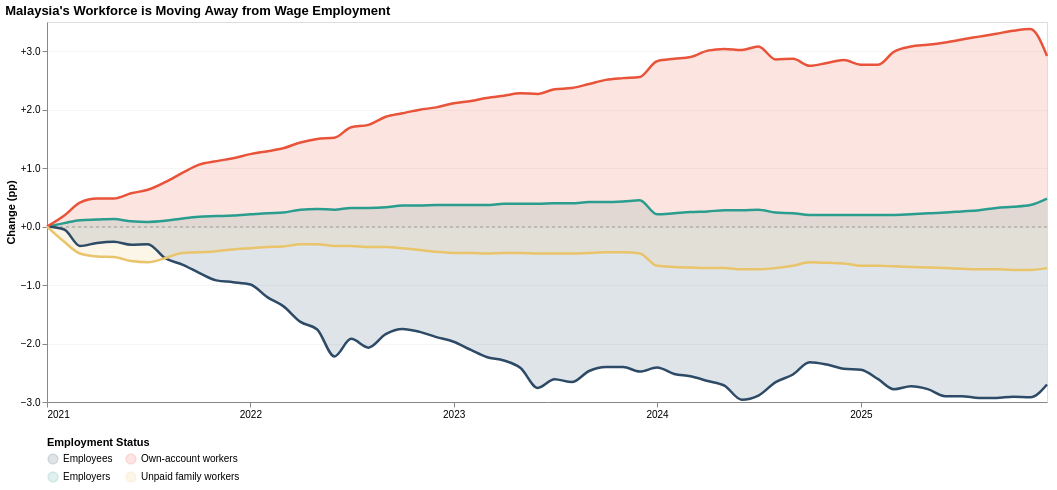

Specify this chart in Vega-Lite:
### Vega-Lite specification from a JSON file in a GitHub repository (floating-point values rounded to 4 significant figures)
{"$schema": "https://vega.github.io/schema/vega-lite/v5.json", "title": {"text": "Malaysia's Workforce is Moving Away from Wage Employment", "anchor": "start"}, "data": {"values": [{"variable": "share", "date": "2021-01-01", "employed": 100.0, "employed_employer": 3.09, "employed_employee": 77.84, "employed_own_account": 15.73, "employed_unpaid_family": 3.46}, {"variable": "share", "date": "2021-02-01", "employed": 100.0, "employed_employer": 3.15, "employed_employee": 77.79, "employed_own_account": 15.92, "employed_unpaid_family": 3.2}, {"variable": "share", "date": "2021-03-01", "employed": 100.0, "employed_employer": 3.2, "employed_employee": 77.51, "employed_own_account": 16.14, "employed_unpaid_family": 3.0}, {"variable": "share", "date": "2021-04-01", "employed": 100.0, "employed_employer": 3.21, "employed_employee": 77.56, "employed_own_account": 16.21, "employed_unpaid_family": 2.95}, {"variable": "share", "date": "2021-05-01", "employed": 100.0, "employed_employer": 3.22, "employed_employee": 77.58, "employed_own_account": 16.21, "employed_unpaid_family": 2.94}, {"variable": "share", "date": "2021-06-01", "employed": 100.0, "employed_employer": 3.18, "employed_employee": 77.53, "employed_own_account": 16.3, "employed_unpaid_family": 2.87}, {"variable": "share", "date": "2021-07-01", "employed": 100.0, "employed_employer": 3.17, "employed_employee": 77.54, "employed_own_account": 16.36, "employed_unpaid_family": 2.85}, {"variable": "share", "date": "2021-08-01", "employed": 100.0, "employed_employer": 3.19, "employed_employee": 77.3, "employed_own_account": 16.49, "employed_unpaid_family": 2.92}, {"variable": "share", "date": "2021-09-01", "employed": 100.0, "employed_employer": 3.23, "employed_employee": 77.19, "employed_own_account": 16.65, "employed_unpaid_family": 3.01}, {"variable": "share", "date": "2021-10-01", "employed": 100.0, "employed_employer": 3.26, "employed_employee": 77.05, "employed_own_account": 16.79, "employed_unpaid_family": 3.02}, {"variable": "share", "date": "2021-11-01", "employed": 100.0, "employed_employer": 3.27, "employed_employee": 76.92, "employed_own_account": 16.85, "employed_unpaid_family": 3.04}, {"variable": "share", "date": "2021-12-01", "employed": 100.0, "employed_employer": 3.28, "employed_employee": 76.89, "employed_own_account": 16.9, "employed_unpaid_family": 3.07}, {"variable": "share", "date": "2022-01-01", "employed": 100.0, "employed_employer": 3.3, "employed_employee": 76.85, "employed_own_account": 16.97, "employed_unpaid_family": 3.09}, {"variable": "share", "date": "2022-02-01", "employed": 100.0, "employed_employer": 3.32, "employed_employee": 76.63, "employed_own_account": 17.02, "employed_unpaid_family": 3.11}, {"variable": "share", "date": "2022-03-01", "employed": 100.0, "employed_employer": 3.33, "employed_employee": 76.48, "employed_own_account": 17.07, "employed_unpaid_family": 3.12}, {"variable": "share", "date": "2022-04-01", "employed": 100.0, "employed_employer": 3.38, "employed_employee": 76.21, "employed_own_account": 17.17, "employed_unpaid_family": 3.16}, {"variable": "share", "date": "2022-05-01", "employed": 100.0, "employed_employer": 3.39, "employed_employee": 76.08, "employed_own_account": 17.23, "employed_unpaid_family": 3.16}, {"variable": "share", "date": "2022-06-01", "employed": 100.0, "employed_employer": 3.38, "employed_employee": 75.62, "employed_own_account": 17.25, "employed_unpaid_family": 3.13}, {"variable": "share", "date": "2022-07-01", "employed": 100.0, "employed_employer": 3.41, "employed_employee": 75.92, "employed_own_account": 17.43, "employed_unpaid_family": 3.13}, {"variable": "share", "date": "2022-08-01", "employed": 100.0, "employed_employer": 3.41, "employed_employee": 75.77, "employed_own_account": 17.47, "employed_unpaid_family": 3.11}, {"variable": "share", "date": "2022-09-01", "employed": 100.0, "employed_employer": 3.42, "employed_employee": 76.0, "employed_own_account": 17.61, "employed_unpaid_family": 3.11}, {"variable": "share", "date": "2022-10-01", "employed": 100.0, "employed_employer": 3.45, "employed_employee": 76.09, "employed_own_account": 17.67, "employed_unpaid_family": 3.09}, {"variable": "share", "date": "2022-11-01", "employed": 100.0, "employed_employer": 3.45, "employed_employee": 76.04, "employed_own_account": 17.73, "employed_unpaid_family": 3.06}, {"variable": "share", "date": "2022-12-01", "employed": 100.0, "employed_employer": 3.46, "employed_employee": 75.95, "employed_own_account": 17.77, "employed_unpaid_family": 3.03}, {"variable": "share", "date": "2023-01-01", "employed": 100.0, "employed_employer": 3.46, "employed_employee": 75.87, "employed_own_account": 17.84, "employed_unpaid_family": 3.01}, {"variable": "share", "date": "2023-02-01", "employed": 100.0, "employed_employer": 3.46, "employed_employee": 75.73, "employed_own_account": 17.88, "employed_unpaid_family": 3.01}, {"variable": "share", "date": "2023-03-01", "employed": 100.0, "employed_employer": 3.46, "employed_employee": 75.61, "employed_own_account": 17.93, "employed_unpaid_family": 3.0}, {"variable": "share", "date": "2023-04-01", "employed": 100.0, "employed_employer": 3.48, "employed_employee": 75.55, "employed_own_account": 17.97, "employed_unpaid_family": 3.01}, {"variable": "share", "date": "2023-05-01", "employed": 100.0, "employed_employer": 3.48, "employed_employee": 75.42, "employed_own_account": 18.01, "employed_unpaid_family": 3.01}, {"variable": "share", "date": "2023-06-01", "employed": 100.0, "employed_employer": 3.48, "employed_employee": 75.08, "employed_own_account": 18.0, "employed_unpaid_family": 3.0}, {"variable": "share", "date": "2023-07-01", "employed": 100.0, "employed_employer": 3.49, "employed_employee": 75.23, "employed_own_account": 18.08, "employed_unpaid_family": 3.0}, {"variable": "share", "date": "2023-08-01", "employed": 100.0, "employed_employer": 3.49, "employed_employee": 75.18, "employed_own_account": 18.1, "employed_unpaid_family": 3.0}, {"variable": "share", "date": "2023-09-01", "employed": 100.0, "employed_employer": 3.51, "employed_employee": 75.37, "employed_own_account": 18.17, "employed_unpaid_family": 3.01}, {"variable": "share", "date": "2023-10-01", "employed": 100.0, "employed_employer": 3.51, "employed_employee": 75.44, "employed_own_account": 18.24, "employed_unpaid_family": 3.02}, {"variable": "share", "date": "2023-11-01", "employed": 100.0, "employed_employer": 3.52, "employed_employee": 75.44, "employed_own_account": 18.27, "employed_unpaid_family": 3.02}, {"variable": "share", "date": "2023-12-01", "employed": 100.0, "employed_employer": 3.54, "employed_employee": 75.36, "employed_own_account": 18.29, "employed_unpaid_family": 3.0}, {"variable": "share", "date": "2024-01-01", "employed": 100.0, "employed_employer": 3.3, "employed_employee": 75.43, "employed_own_account": 18.56, "employed_unpaid_family": 2.79}, {"variable": "share", "date": "2024-02-01", "employed": 100.0, "employed_employer": 3.32, "employed_employee": 75.32, "employed_own_account": 18.6, "employed_unpaid_family": 2.77}, {"variable": "share", "date": "2024-03-01", "employed": 100.0, "employed_employer": 3.34, "employed_employee": 75.28, "employed_own_account": 18.63, "employed_unpaid_family": 2.76}, {"variable": "share", "date": "2024-04-01", "employed": 100.0, "employed_employer": 3.35, "employed_employee": 75.2, "employed_own_account": 18.74, "employed_unpaid_family": 2.75}, {"variable": "share", "date": "2024-05-01", "employed": 100.0, "employed_employer": 3.37, "employed_employee": 75.12, "employed_own_account": 18.77, "employed_unpaid_family": 2.75}, {"variable": "share", "date": "2024-06-01", "employed": 100.0, "employed_employer": 3.37, "employed_employee": 74.88, "employed_own_account": 18.75, "employed_unpaid_family": 2.73}, {"variable": "share", "date": "2024-07-01", "employed": 100.0, "employed_employer": 3.38, "employed_employee": 74.95, "employed_own_account": 18.81, "employed_unpaid_family": 2.73}, {"variable": "share", "date": "2024-08-01", "employed": 100.0, "employed_employer": 3.33, "employed_employee": 75.18, "employed_own_account": 18.59, "employed_unpaid_family": 2.75}, {"variable": "share", "date": "2024-09-01", "employed": 100.0, "employed_employer": 3.32, "employed_employee": 75.31, "employed_own_account": 18.6, "employed_unpaid_family": 2.79}, {"variable": "share", "date": "2024-10-01", "employed": 100.0, "employed_employer": 3.29, "employed_employee": 75.52, "employed_own_account": 18.48, "employed_unpaid_family": 2.85}, {"variable": "share", "date": "2024-11-01", "employed": 100.0, "employed_employer": 3.29, "employed_employee": 75.48, "employed_own_account": 18.53, "employed_unpaid_family": 2.84}, {"variable": "share", "date": "2024-12-01", "employed": 100.0, "employed_employer": 3.29, "employed_employee": 75.41, "employed_own_account": 18.58, "employed_unpaid_family": 2.83}, {"variable": "share", "date": "2025-01-01", "employed": 100.0, "employed_employer": 3.29, "employed_employee": 75.39, "employed_own_account": 18.5, "employed_unpaid_family": 2.79}, {"variable": "share", "date": "2025-02-01", "employed": 100.0, "employed_employer": 3.29, "employed_employee": 75.23, "employed_own_account": 18.5, "employed_unpaid_family": 2.79}, {"variable": "share", "date": "2025-03-01", "employed": 100.0, "employed_employer": 3.29, "employed_employee": 75.06, "employed_own_account": 18.72, "employed_unpaid_family": 2.78}, {"variable": "share", "date": "2025-04-01", "employed": 100.0, "employed_employer": 3.3, "employed_employee": 75.11, "employed_own_account": 18.81, "employed_unpaid_family": 2.77}, {"variable": "share", "date": "2025-05-01", "employed": 100.0, "employed_employer": 3.32, "employed_employee": 75.06, "employed_own_account": 18.84, "employed_unpaid_family": 2.76}, {"variable": "share", "date": "2025-06-01", "employed": 100.0, "employed_employer": 3.33, "employed_employee": 74.94, "employed_own_account": 18.88, "employed_unpaid_family": 2.75}, {"variable": "share", "date": "2025-07-01", "employed": 100.0, "employed_employer": 3.35, "employed_employee": 74.94, "employed_own_account": 18.93, "employed_unpaid_family": 2.74}, {"variable": "share", "date": "2025-08-01", "employed": 100.0, "employed_employer": 3.37, "employed_employee": 74.91, "employed_own_account": 18.98, "employed_unpaid_family": 2.73}, {"variable": "share", "date": "2025-09-01", "employed": 100.0, "employed_employer": 3.41, "employed_employee": 74.91, "employed_own_account": 19.03, "employed_unpaid_family": 2.73}, {"variable": "share", "date": "2025-10-01", "employed": 100.0, "employed_employer": 3.43, "employed_employee": 74.93, "employed_own_account": 19.08, "employed_unpaid_family": 2.72}, {"variable": "share", "date": "2025-11-01", "employed": 100.0, "employed_employer": 3.46, "employed_employee": 74.92, "employed_own_account": 19.11, "employed_unpaid_family": 2.72}, {"variable": "share", "date": "2025-12-01", "employed": 100.0, "employed_employer": 3.57, "employed_employee": 75.14, "employed_own_account": 18.65, "employed_unpaid_family": 2.75}, {"variable": "share", "date": "2026-01-01", "employed": 100.0, "employed_employer": 3.57, "employed_employee": 74.92, "employed_own_account": 18.6, "employed_unpaid_family": 2.74}, {"variable": "share", "date": "2026-02-01", "employed": 100.0, "employed_employer": 3.58, "employed_employee": 74.97, "employed_own_account": 18.66, "employed_unpaid_family": 2.74}, {"variable": "share", "date": "2026-03-01", "employed": 100.0, "employed_employer": 3.58, "employed_employee": 74.96, "employed_own_account": 18.7, "employed_unpaid_family": 2.73}]}, "transform": [{"filter": "datum.variable === 'share'"}, {"filter": "year(datum.date) < 2026"}, {"fold": ["employed_employer", "employed_employee", "employed_own_account", "employed_unpaid_family"], "as": ["status_key", "pct"]}, {"calculate": "datum.status_key === 'employed_employee' ? 'Employees' : datum.status_key === 'employed_employer' ? 'Employers' : datum.status_key === 'employed_own_account' ? 'Own-account workers' : 'Unpaid family workers'", "as": "Status"}, {"calculate": "year(datum.date) + (month(datum.date) / 12)", "as": "time"}, {"window": [{"op": "first_value", "field": "pct", "as": "baseline"}], "groupby": ["Status"], "sort": [{"field": "date", "order": "ascending"}], "frame": [null, null]}, {"calculate": "datum.pct - datum.baseline", "as": "change_pp"}], "width": 1000, "height": 380, "layer": [{"mark": {"type": "rule", "strokeDash": [3, 3], "color": "#ccc", "strokeWidth": 1}, "encoding": {"y": {"datum": 0}}}, {"mark": {"type": "area", "interpolate": "monotone", "opacity": 0.15}, "encoding": {"x": {"field": "date", "type": "temporal", "axis": {"title": null, "format": "%Y", "tickCount": 5, "labelAngle": 0, "labelFontSize": 10, "grid": false}}, "y": {"field": "change_pp", "type": "quantitative", "axis": {"title": "Change (pp)", "tickCount": 6, "labelFontSize": 10, "grid": true, "gridOpacity": 0.3, "format": "+.1f"}}, "y2": {"datum": 0}, "color": {"field": "Status", "type": "nominal", "scale": {"domain": ["Employees", "Own-account workers", "Employers", "Unpaid family workers"], "range": ["#2d4a66", "#e8533a", "#2a9d8f", "#e9c46a"]}}}}, {"mark": {"type": "line", "interpolate": "monotone", "strokeWidth": 2.5}, "encoding": {"x": {"field": "date", "type": "temporal"}, "y": {"field": "change_pp", "type": "quantitative"}, "color": {"field": "Status", "type": "nominal", "scale": {"domain": ["Employees", "Own-account workers", "Employers", "Unpaid family workers"], "range": ["#2d4a66", "#e8533a", "#2a9d8f", "#e9c46a"]}, "legend": {"title": "Employment Status", "orient": "bottom", "labelLimit": 200, "columns": 2, "labelFontSize": 10}}, "tooltip": [{"field": "date", "type": "temporal", "title": "Month", "format": "%B %Y"}, {"field": "Status", "type": "nominal", "title": "Status"}, {"field": "pct", "type": "quantitative", "title": "Share (%)", "format": ".1f"}, {"field": "change_pp", "type": "quantitative", "title": "Change (pp)", "format": "+.2f"}]}}]}
